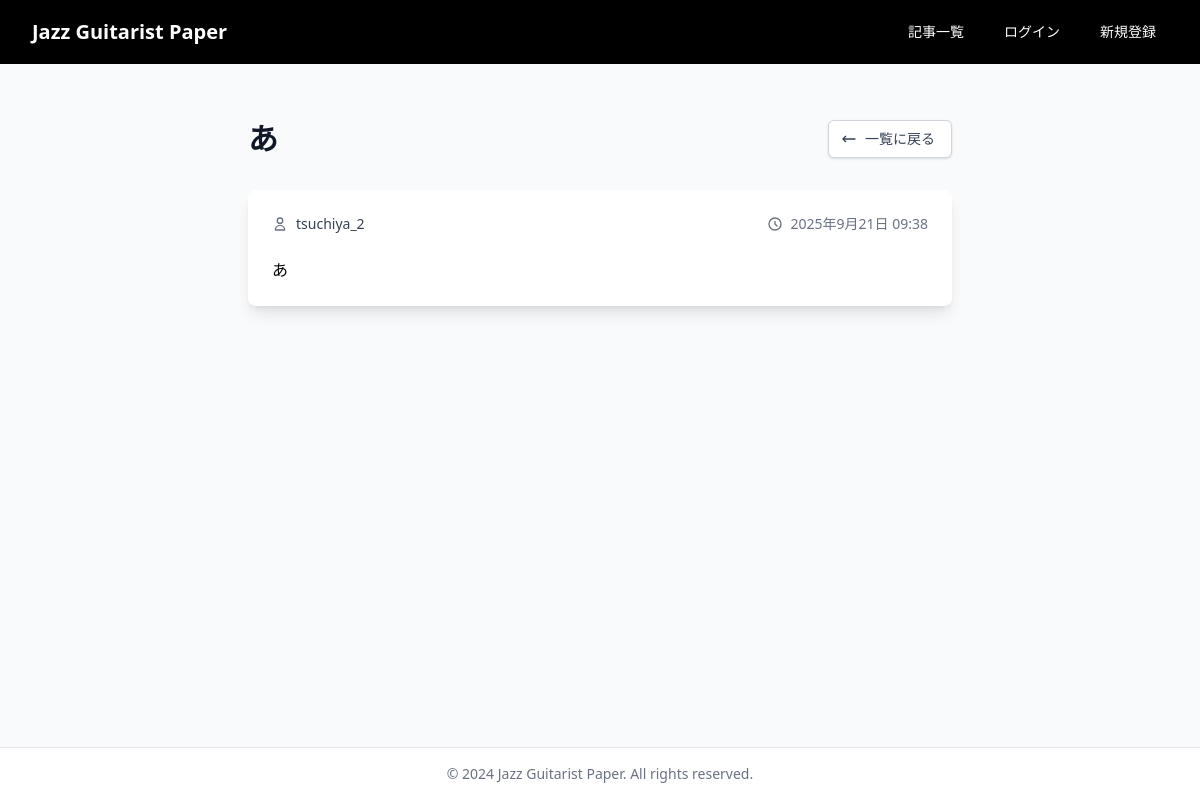
The app's page /articles/6/ with its own data.
### articles/models.py (models this page shows, shortened)
class Article(models.Model):
    author = models.ForeignKey(
        User,
        on_delete=models.CASCADE,
        verbose_name="投稿者"
    )
    title = models.CharField(
        max_length=200,
        verbose_name="タイトル"
    )
    content = models.TextField(
        verbose_name="内容"
    )
    created_at = models.DateTimeField(
        auto_now_add=True,
        verbose_name="作成日時"
    )
    updated_at = models.DateTimeField(
        auto_now=True,
        verbose_name="更新日時"
    )
    class Meta:
        ordering = ['-created_at']
        verbose_name = "記事"
        verbose_name_plural = "記事"

### accounts/models.py (models this page shows, shortened)
class User(AbstractUser):
    email = models.EmailField(_('email address'), unique=True)
    USERNAME_FIELD = 'email'
    REQUIRED_FIELDS = ['username']

### articles/views.py (the view)
# urls.py: path('<int:pk>/', ArticleDetailView.as_view(), name='detail'),
class ArticleDetailView(DetailView):
    model = Article
    template_name = 'articles/detail.html'
    context_object_name = 'article'

### templates/articles/detail.html (shortened to what this page needs)
{% extends 'base.html' %}
{% block content %}
<div class="max-w-3xl mx-auto py-8 px-4 sm:px-6 lg:px-8">
    <div class="mb-8 flex items-center justify-between">
        <h1 class="text-3xl font-bold text-gray-900">{{ article.title }}</h1>
        <a href="{% url 'articles:list' %}" class="inline-flex items-center px-4 py-2 border border-gray-300 shadow-sm text-sm font-medium rounded-md text-gray-700 bg-white hover:bg-gray-50 focus:outline-none focus:ring-2 focus:ring-offset-2 focus:ring-blue-500 transition-colors duration-200">
            <svg class="mr-2 -ml-1 h-4 w-4" fill="none" stroke="currentColor" viewBox="0 0 24 24">
                <path stroke-linecap="round" stroke-linejoin="round" stroke-width="2" d="M7 16l-4-4m0 0l4-4m-4 4h18"/>
            </svg>
            一覧に戻る
        </a>
    </div>
    <div class="bg-white shadow-lg rounded-lg overflow-hidden">
        <div class="p-6 space-y-6">
            <div class="flex flex-col sm:flex-row sm:items-center sm:justify-between text-sm text-gray-500">
                <div class="flex items-center mb-2 sm:mb-0">
                    <svg class="w-4 h-4 mr-2" fill="none" stroke="currentColor" viewBox="0 0 24 24">
                        <path stroke-linecap="round" stroke-linejoin="round" stroke-width="2" d="M16 7a4 4 0 11-8 0 4 4 0 018 0zM12 14a7 7 0 00-7 7h14a7 7 0 00-7-7z"/>
                    </svg>
                    <span class="font-medium text-gray-700">{{ article.author.username }}</span>
                </div>
                <div class="flex items-center">
                    <svg class="w-4 h-4 mr-2" fill="none" stroke="currentColor" viewBox="0 0 24 24">
                        <path stroke-linecap="round" stroke-linejoin="round" stroke-width="2" d="M12 8v4l3 3m6-3a9 9 0 11-18 0 9 9 0 0118 0z"/>
                    </svg>
                    <span>{{ article.created_at|date:"Y年n月j日 H:i" }}</span>
                </div>
            </div>
            <div class="prose prose-blue max-w-none">
                {{ article.content|linebreaks }}
            </div>
        </div>
    </div>
</div>
{% endblock %}

### records on screen
Article: title "あ", author.username "tsuchiya_2", created_at "2025年9月21日 09:38", content "あ"
